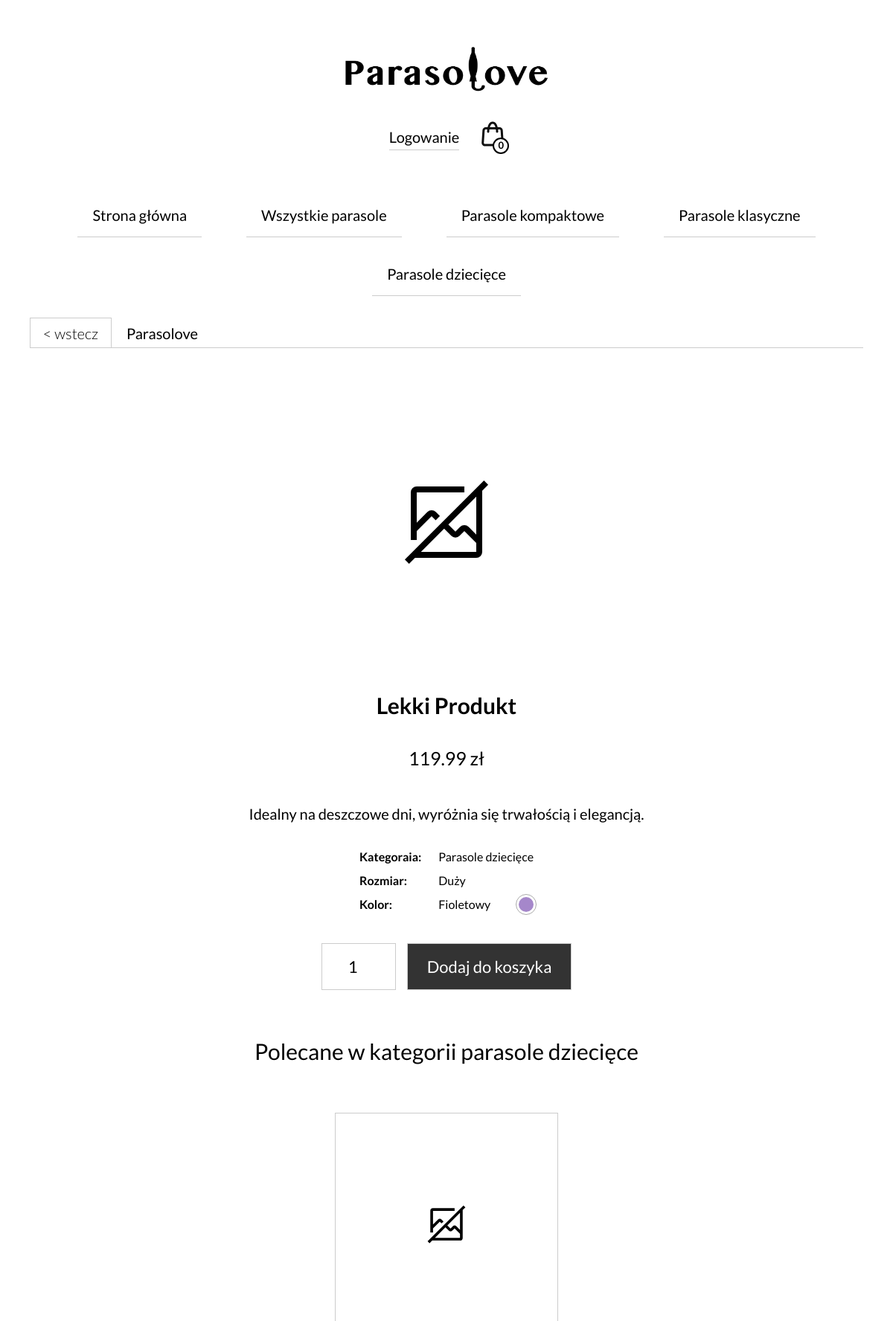
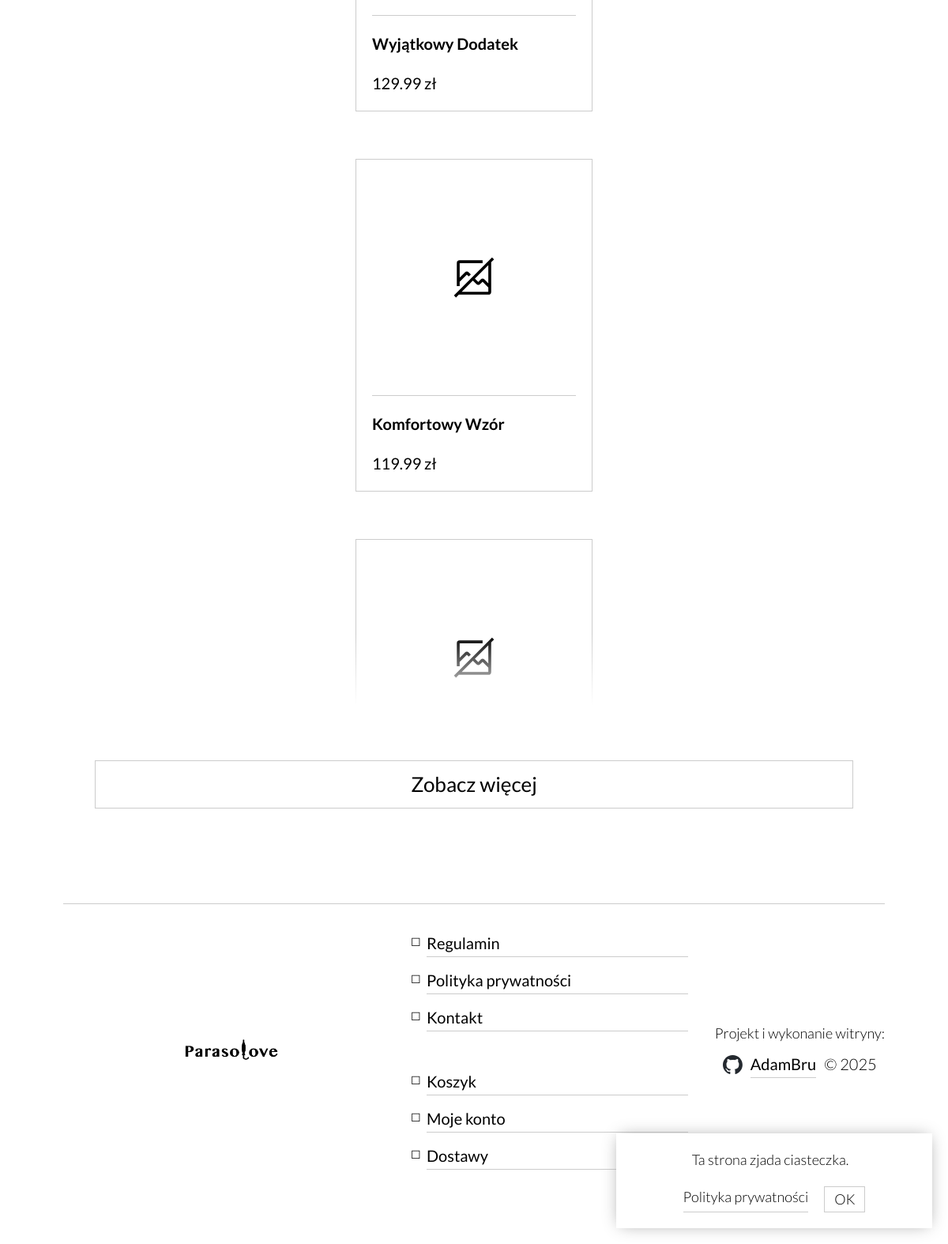
Page /pages/product.php?id=651 on the committed database (2 pictures, top to bottom).
### tables this page shows
CREATE TABLE `category` (
  `category_id` int(11) NOT NULL,
  `name` varchar(45) NOT NULL
);

CREATE TABLE `product` (
  `product_id` int(11) NOT NULL,
  `category_id` int(11) NOT NULL,
  `color_id` int(5) NOT NULL,
  `size_id` int(1) NOT NULL,
  `name` varchar(45) NOT NULL,
  `description` text NOT NULL,
  `price` decimal(10,2) NOT NULL,
  `quantity` int(11) NOT NULL,
  `is_archived` tinyint(1) NOT NULL DEFAULT 0
);

CREATE TABLE `size` (
  `size_id` int(1) NOT NULL,
  `name` varchar(20) NOT NULL
);

CREATE TABLE `color` (
  `color_id` int(11) NOT NULL,
  `name` varchar(20) NOT NULL,
  `hex_code` varchar(255) NOT NULL COMMENT 'color hex code with #'
);

### pages/product.php (the view, shortened to what this page needs)
<?php
	require_once('components/htmlBegin.php');
	require_once('components/header.php');
	require_once('components/breadcrumb.php');
?>
<div class="page-container product-page">
	<div class="flex-container">
		<?php
			$getProducts = getProducts($conn, 'default', false, true, $_GET['id']);
			$product = $getProducts['products'][0];
		?>
		<div class="product-img"> <?= getProductImage($product['pro_product_id'], 0, $product['pro_color_id']) ?> </div>
		<div class="flex-container flex-1 flex-column gap-l mobile-description" style="margin-left: 1rem;">
			<h2> <?= $product['pro_name'] ?> </h2>
			<p class="price"> <?= $product['pro_price'] ?> zł</p>
			<p class=""> <?= $product['pro_description'] ?> </p>
			<table>
				<tr>
					<th>Kategoraia:</th>
					<td>Parasole <?= $product['cat_name'] ?></td>
				</tr>
				<tr>
					<th>Rozmiar:</th>
					<td> <?= $product['siz_name'] ?></td>
				</tr>
				<tr>
					<th>Kolor:</th>
					<td class="flex-container align-center flex-row nowrap gap-m" style="justify-content: space-between;">
						<?= $product['col_name'] ?>
						<label class="color-checkbox-label" style="background: <?= $product['col_hex_code'] ?> ;"></label>
					</td>
				</tr>
			</table>
			<div class="flex-container  flex-row nowrap gap-s">
				<input type="number" name="add-to-card-mount" id="add-to-card-mount" class="add-to-cart-input" min="1" value="1">
				<button class="btn add-to-cart-button" style="white-space: nowrap" onclick="addToCartWithInput(<?= $product['pro_product_id'] ?>)">Dodaj do koszyka</button>
			</div>
		</div>
		<div class="flex-container">
			<p class="recommended" style="font-size: 1.5rem;">Polecane w kategorii parasole <?= $product['cat_name'] ?></p>
			<div class="flex-container flex-row nowrap align-center" style="position: relative;">
				<?php
					$sql = 'SELECT product_id, name, price, color_id FROM product WHERE category_id = ' . $product['pro_category_id'] . ' ORDER BY RAND() LIMIT 3;';
					$result = mysqli_query($conn, $sql);
					while ($row = mysqli_fetch_assoc($result)) {
						echo '<a href="/produkt?id=' . $row['product_id'] . '" class="product-card">
								'. getProductImage($row['product_id'], 0, $row['color_id']) .'
								<hr>
								<h4>' . $row['name'] . '</h4>
								<p>' . $row['price'] . ' zł</p>
							</a>';
					}
				?>
				<div class="see-more justify-center align-center"> <a href="/katalog?category=<?= $product['cat_name'] ?>" class="link">Zobacz więcej</a> </div>
			</div>
		</div>
	</div>
</div>
<?php
	require_once('components/footer.php');
	require_once('components/htmlEnd.php');
?>

### components/header.php (shortened to what this page needs)
<header>
	<div class="block">
		<a href="/">
			<img src="assets/site-images/parasolove-logo.png" alt="Logo" class="logo">
		</a>
	</div>
	<div class="block header-right">
		<?php if (isset($_SESSION['user_id']) && $_SESSION['user_role'] == "client") { ?>
			<a href="/konto" class="link">Moje konto</a>
			<a href="/wyloguj" class="link">Wyloguj</a>
		<?php } else if (isset($_SESSION['user_id']) && $_SESSION['user_role'] == "admin") { ?>
			<a href="/panel-sprzedawcy" class="link">Panel sprzedawcy</a>
			<a href="/wyloguj" class="link">Wyloguj</a>
		<?php } else { ?>
			<div class="login-wrapper" style="position: relative;">
				<span class="link" onclick="popup()" style="cursor: pointer; user-select: none;">Logowanie</span>
			</div>
		<?php } ?>
		<a href="/koszyk" class="shopping-bag-icon" id="cart-count"><img src="assets/site-images/shopping-bag.svg" alt="Koszyk" class="icon"></a>
	</div>
</header>
<nav>
	<ul>
		<li><a href="/">Strona główna</a></li>
		<li><a href="/katalog">Wszystkie parasole</a></li>
		<?php
			$sql = "SELECT name FROM `category` LIMIT 3";
			$result = mysqli_query($conn, $sql);
			while($row = mysqli_fetch_array($result)) {
				echo "<li> <a href='/katalog?category=" . $row['name'] . "'> Parasole " . $row['name'] . "</a> </li>";
			}
		?>
	</ul>
</nav>
<div class="infoPopup flex align-center justify-center flex-column wrap gap-m" id="cookieBox">
	<p>Ta strona zjada ciasteczka.</p>
	<div class="flex flex row no-wrap gap-m">
		<a href="/dokumenty/polityka-prywatności" class="link">Polityka prywatności</a>
		<input type="submit" id="accept-cookie" class="btn flex-0" value="OK" onclick="acceptCookie()" style="padding: .1rem .6rem;">
	</div>
</div>

### handlers/functions.php (shortened to what this page needs)
<?php
	function getProductImage($id, $index = 0, $colorId = null) {
		$imageName = $id . '-' . $index . '.webp';
		$filePath = 'assets/product/' . $imageName;
		$src = file_exists($filePath) ? $filePath : 'assets/site-images/no-image.svg';
		if ($src == 'assets/site-images/no-image.svg') {
			return getImageByColor($colorId);
		} else {
			return '<img src="' . $src . '" loading="lazy" style="object-fit: contain;">';
		}
	}
	function getImageByColor($colorId) {
		$filePath = 'assets/product/color/' . $colorId . '.webp';
		$src = file_exists($filePath) ? $filePath : 'assets/site-images/no-image.svg';
		if ($src == 'assets/site-images/no-image.svg') {
			return '<img src="' . $src . '" style="padding: 5em;" loading="lazy">';
		} else {
			return '<img src="' . $src . '" loading="lazy" style="object-fit: contain;">';
		}
	}
	function getProducts($conn, $sort = 'default', $pagination = false, $limitOne = false, $productId = 0) {
		$sortOptions = [
			'default' => 'pro_product_id DESC',
			'price-asc' => 'pro_price ASC',
			'price-desc' => 'pro_price DESC',
			'name-asc' => 'pro_name ASC',
			'name-desc' => 'pro_name DESC',
			'category-asc' => 'cat_name ASC',
			'category-desc' => 'cat_name DESC',
			'id-asc' => 'pro_product_id ASC',
			'id-desc' => 'pro_product_id DESC',
			'color-asc' => 'col_name ASC',
			'color-desc' => 'col_name DESC',
			'size-asc' => 'siz_name ASC',
			'size-desc' => 'siz_name DESC',
			'quantity-asc' => 'pro_quantity ASC',
			'quantity-desc' => 'pro_quantity DESC'
		];
		$sort = $sortOptions[$sort] ?? $sortOptions['default'];
			$paginationSql = '';
			$pageNumber = 1;
			$numberOfPages = 1;
			$whereSql = '';
			if ($limitOne) {
				$whereSql = 'WHERE pro.is_archived = 0 AND pro.product_id = ' . $productId;
			}
		$sql = 'SELECT
					pro.product_id 		AS pro_product_id,
					pro.category_id 	AS pro_category_id,
					pro.color_id 		AS pro_color_id,
					pro.size_id 		AS pro_size_id,
					pro.name 			AS pro_name,
					pro.description 	AS pro_description,
					pro.price 			AS pro_price,
					pro.quantity 		AS pro_quantity,
					pro.is_archived 	AS pro_is_archived,
					category.name 		AS cat_name,
					color.name 			AS col_name,
					color.hex_code		AS col_hex_code,
					size.name 			AS siz_name
				FROM product pro
				JOIN category ON pro.category_Id = category.category_Id
				JOIN color ON pro.color_Id = color.color_Id
				JOIN size ON pro.size_Id = size.size_Id ' .
				$whereSql . '
				ORDER BY ' . $sort . $paginationSql;
		$result = mysqli_query($conn, $sql);
		return [
			'products' => mysqli_fetch_all($result, MYSQLI_ASSOC),
			'pagination' => [
				'currentPage' => $pageNumber,
				'totalPages' => $numberOfPages
			],
			'foundProducts' => mysqli_num_rows($result)
		];
	}
?>

### rows in the picture
category: name "kompaktowe"
category: name "klasyczne"
category: name "dziecięce"
product: name "Lekki Produkt", price "119.99", description "Idealny na deszczowe dni, wyróżnia się trwałością i elegancją.", category.name "dziecięce", size.name "Duży", color.name "Fioletowy"
product: name "Wyjątkowy Dodatek", price "129.99"
product: name "Komfortowy Wzór", price "119.99"
product: name "Elegancki Egzemplarz"
